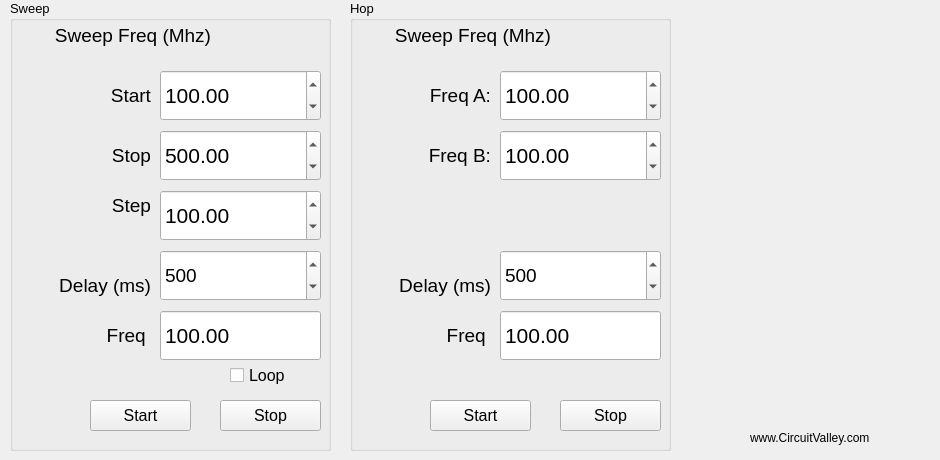
    <widget class="QWidget" name="tab_4">
     <attribute name="title">
      <string>Sweep and Hop</string>
     </attribute>
     <widget class="QGroupBox" name="groupBox">
      <property name="geometry">
       <rect>
        <x>10</x>
        <y>0</y>
        <width>321</width>
        <height>451</height>
       </rect>
      </property>
      <property name="font">
       <font>
        <pointsize>10</pointsize>
       </font>
      </property>
      <property name="title">
       <string>Sweep</string>
      </property>
      <widget class="QDoubleSpinBox" name="doubleSpinBox_sweep_start">
       <property name="geometry">
        <rect>
         <x>150</x>
         <y>70</y>
         <width>161</width>
         <height>51</height>
        </rect>
       </property>
       <property name="font">
        <font>
         <pointsize>16</pointsize>
        </font>
       </property>
       <property name="maximum">
        <double>4400.000000000000000</double>
       </property>
       <property name="singleStep">
        <double>0.010000000000000</double>
       </property>
       <property name="value">
        <double>100.000000000000000</double>
       </property>
      </widget>
      <widget class="QDoubleSpinBox" name="doubleSpinBox_sweep_end">
       <property name="geometry">
        <rect>
         <x>150</x>
         <y>130</y>
         <width>161</width>
         <height>51</height>
        </rect>
       </property>
       <property name="font">
        <font>
         <pointsize>16</pointsize>
        </font>
       </property>
       <property name="maximum">
        <double>4400.000000000000000</double>
       </property>
       <property name="singleStep">
        <double>0.010000000000000</double>
       </property>
       <property name="value">
        <double>500.000000000000000</double>
       </property>
      </widget>
      <widget class="QDoubleSpinBox" name="doubleSpinBox_sweep_step">
       <property name="geometry">
        <rect>
         <x>150</x>
         <y>190</y>
         <width>161</width>
         <height>51</height>
        </rect>
       </property>
       <property name="font">
        <font>
         <pointsize>16</pointsize>
        </font>
       </property>
       <property name="maximum">
        <double>4400.000000000000000</double>
       </property>
       <property name="singleStep">
        <double>0.010000000000000</double>
       </property>
       <property name="value">
        <double>100.000000000000000</double>
       </property>
      </widget>
      <widget class="QSpinBox" name="spinBox_sweep_delay">
       <property name="geometry">
        <rect>
         <x>150</x>
         <y>250</y>
         <width>161</width>
         <height>51</height>
        </rect>
       </property>
       <property name="font">
        <font>
         <pointsize>14</pointsize>
        </font>
       </property>
       <property name="minimum">
        <number>1</number>
       </property>
       <property name="maximum">
        <number>100000000</number>
       </property>
       <property name="value">
        <number>500</number>
       </property>
      </widget>
      <widget class="QCheckBox" name="checkBox_sweep_loop">
       <property name="geometry">
        <rect>
         <x>220</x>
         <y>360</y>
         <width>81</width>
         <height>31</height>
        </rect>
       </property>
       <property name="font">
        <font>
         <pointsize>12</pointsize>
        </font>
       </property>
       <property name="text">
        <string>Loop</string>
       </property>
      </widget>
      <widget class="QPushButton" name="pushButton_sweep_start">
       <property name="geometry">
        <rect>
         <x>80</x>
         <y>400</y>
         <width>101</width>
         <height>31</height>
        </rect>
       </property>
       <property name="font">
        <font>
         <pointsize>12</pointsize>
        </font>
       </property>
       <property name="text">
        <string>Start</string>
       </property>
      </widget>
      <widget class="QPushButton" name="pushButton_sweep_stop">
       <property name="geometry">
        <rect>
         <x>210</x>
         <y>400</y>
         <width>101</width>
         <height>31</height>
        </rect>
       </property>
       <property name="font">
        <font>
         <pointsize>12</pointsize>
        </font>
       </property>
       <property name="text">
        <string>Stop</string>
       </property>
      </widget>
      <widget class="QLabel" name="label_49">
       <property name="enabled">
        <bool>true</bool>
       </property>
       <property name="geometry">
        <rect>
         <x>10</x>
         <y>20</y>
         <width>191</width>
         <height>31</height>
        </rect>
       </property>
       <property name="font">
        <font>
         <pointsize>14</pointsize>
        </font>
       </property>
       <property name="text">
        <string>Sweep Freq (Mhz)</string>
       </property>
       <property name="alignment">
        <set>Qt::AlignRight|Qt::AlignTrailing|Qt::AlignVCenter</set>
       </property>
      </widget>
      <widget class="QLabel" name="label_50">
       <property name="enabled">
        <bool>true</bool>
       </property>
       <property name="geometry">
        <rect>
         <x>80</x>
         <y>80</y>
         <width>61</width>
         <height>31</height>
        </rect>
       </property>
       <property name="font">
        <font>
         <pointsize>14</pointsize>
        </font>
       </property>
       <property name="text">
        <string>Start</string>
       </property>
       <property name="alignment">
        <set>Qt::AlignRight|Qt::AlignTrailing|Qt::AlignVCenter</set>
       </property>
      </widget>
      <widget class="QLabel" name="label_51">
       <property name="enabled">
        <bool>true</bool>
       </property>
       <property name="geometry">
        <rect>
         <x>80</x>
         <y>140</y>
         <width>61</width>
         <height>31</height>
        </rect>
       </property>
       <property name="font">
        <font>
         <pointsize>14</pointsize>
        </font>
       </property>
       <property name="text">
        <string>Stop</string>
       </property>
       <property name="alignment">
        <set>Qt::AlignRight|Qt::AlignTrailing|Qt::AlignVCenter</set>
       </property>
      </widget>
      <widget class="QLabel" name="label_52">
       <property name="enabled">
        <bool>true</bool>
       </property>
       <property name="geometry">
        <rect>
         <x>80</x>
         <y>190</y>
         <width>61</width>
         <height>31</height>
        </rect>
       </property>
       <property name="font">
        <font>
         <pointsize>14</pointsize>
        </font>
       </property>
       <property name="text">
        <string>Step</string>
       </property>
       <property name="alignment">
        <set>Qt::AlignRight|Qt::AlignTrailing|Qt::AlignVCenter</set>
       </property>
      </widget>
      <widget class="QLabel" name="label_53">
       <property name="enabled">
        <bool>true</bool>
       </property>
       <property name="geometry">
        <rect>
         <x>30</x>
         <y>270</y>
         <width>111</width>
         <height>31</height>
        </rect>
       </property>
       <property name="font">
        <font>
         <pointsize>14</pointsize>
        </font>
       </property>
       <property name="text">
        <string>Delay (ms)</string>
       </property>
       <property name="alignment">
        <set>Qt::AlignRight|Qt::AlignTrailing|Qt::AlignVCenter</set>
       </property>
      </widget>
      <widget class="QLabel" name="label_54">
       <property name="enabled">
        <bool>true</bool>
       </property>
       <property name="geometry">
        <rect>
         <x>80</x>
         <y>320</y>
         <width>61</width>
         <height>31</height>
        </rect>
       </property>
       <property name="font">
        <font>
         <pointsize>14</pointsize>
        </font>
       </property>
       <property name="text">
        <string>Freq </string>
       </property>
       <property name="alignment">
        <set>Qt::AlignRight|Qt::AlignTrailing|Qt::AlignVCenter</set>
       </property>
      </widget>
      <widget class="QDoubleSpinBox" name="doubleSpinBox_sweep_freq">
       <property name="geometry">
        <rect>
         <x>150</x>
         <y>310</y>
         <width>161</width>
         <height>51</height>
        </rect>
       </property>
       <property name="font">
        <font>
         <pointsize>16</pointsize>
        </font>
       </property>
       <property name="readOnly">
        <bool>true</bool>
       </property>
       <property name="buttonSymbols">
        <enum>QAbstractSpinBox::NoButtons</enum>
       </property>
       <property name="maximum">
        <double>4400.000000000000000</double>
       </property>
       <property name="singleStep">
        <double>0.010000000000000</double>
       </property>
       <property name="value">
        <double>100.000000000000000</double>
       </property>
      </widget>
     </widget>
     <widget class="QGroupBox" name="groupBox_2">
      <property name="geometry">
       <rect>
        <x>350</x>
        <y>0</y>
        <width>321</width>
        <height>451</height>
       </rect>
      </property>
      <property name="font">
       <font>
        <pointsize>10</pointsize>
       </font>
      </property>
      <property name="title">
       <string>Hop</string>
      </property>
      <widget class="QDoubleSpinBox" name="doubleSpinBox_hop_freq_a">
       <property name="geometry">
        <rect>
         <x>150</x>
         <y>70</y>
         <width>161</width>
         <height>51</height>
        </rect>
       </property>
       <property name="font">
        <font>
         <pointsize>16</pointsize>
        </font>
       </property>
       <property name="maximum">
        <double>4400.000000000000000</double>
       </property>
       <property name="singleStep">
        <double>0.010000000000000</double>
       </property>
       <property name="value">
        <double>100.000000000000000</double>
       </property>
      </widget>
      <widget class="QDoubleSpinBox" name="doubleSpinBox_hop_freq_b">
       <property name="geometry">
        <rect>
         <x>150</x>
         <y>130</y>
         <width>161</width>
         <height>51</height>
        </rect>
       </property>
       <property name="font">
        <font>
         <pointsize>16</pointsize>
        </font>
       </property>
       <property name="maximum">
        <double>4400.000000000000000</double>
       </property>
       <property name="singleStep">
        <double>0.010000000000000</double>
       </property>
       <property name="value">
        <double>100.000000000000000</double>
       </property>
      </widget>
      <widget class="QSpinBox" name="spinBox_hop_delay">
       <property name="geometry">
        <rect>
         <x>150</x>
         <y>250</y>
         <width>161</width>
         <height>51</height>
        </rect>
       </property>
       <property name="font">
        <font>
         <pointsize>14</pointsize>
        </font>
       </property>
       <property name="minimum">
        <number>1</number>
       </property>
       <property name="maximum">
        <number>100000000</number>
       </property>
       <property name="value">
        <number>500</number>
       </property>
      </widget>
      <widget class="QPushButton" name="pushButton_hop_start">
       <property name="geometry">
        <rect>
         <x>80</x>
         <y>400</y>
         <width>101</width>
         <height>31</height>
        </rect>
       </property>
       <property name="font">
        <font>
         <pointsize>12</pointsize>
        </font>
       </property>
       <property name="text">
        <string>Start</string>
       </property>
      </widget>
      <widget class="QPushButton" name="pushButton_hop_stop">
       <property name="geometry">
        <rect>
         <x>210</x>
         <y>400</y>
         <width>101</width>
         <height>31</height>
        </rect>
       </property>
       <property name="font">
        <font>
         <pointsize>12</pointsize>
        </font>
       </property>
       <property name="text">
        <string>Stop</string>
       </property>
      </widget>
      <widget class="QLabel" name="label_61">
       <property name="enabled">
        <bool>true</bool>
       </property>
       <property name="geometry">
        <rect>
         <x>10</x>
         <y>20</y>
         <width>191</width>
         <height>31</height>
        </rect>
       </property>
       <property name="font">
        <font>
         <pointsize>14</pointsize>
        </font>
       </property>
       <property name="text">
        <string>Sweep Freq (Mhz)</string>
       </property>
       <property name="alignment">
        <set>Qt::AlignRight|Qt::AlignTrailing|Qt::AlignVCenter</set>
       </property>
      </widget>
      <widget class="QLabel" name="label_62">
       <property name="enabled">
        <bool>true</bool>
       </property>
       <property name="geometry">
        <rect>
         <x>30</x>
         <y>80</y>
         <width>111</width>
         <height>31</height>
        </rect>
       </property>
       <property name="font">
        <font>
         <pointsize>14</pointsize>
        </font>
       </property>
       <property name="text">
        <string>Freq A:</string>
       </property>
       <property name="alignment">
        <set>Qt::AlignRight|Qt::AlignTrailing|Qt::AlignVCenter</set>
       </property>
      </widget>
      <widget class="QLabel" name="label_63">
       <property name="enabled">
        <bool>true</bool>
       </property>
       <property name="geometry">
        <rect>
         <x>30</x>
         <y>140</y>
         <width>111</width>
         <height>31</height>
        </rect>
       </property>
       <property name="font">
        <font>
         <pointsize>14</pointsize>
        </font>
       </property>
       <property name="text">
        <string>Freq B:</string>
       </property>
       <property name="alignment">
        <set>Qt::AlignRight|Qt::AlignTrailing|Qt::AlignVCenter</set>
       </property>
      </widget>
      <widget class="QLabel" name="label_65">
       <property name="enabled">
        <bool>true</bool>
       </property>
       <property name="geometry">
        <rect>
         <x>30</x>
         <y>270</y>
         <width>111</width>
         <height>31</height>
        </rect>
       </property>
       <property name="font">
        <font>
         <pointsize>14</pointsize>
        </font>
       </property>
       <property name="text">
        <string>Delay (ms)</string>
       </property>
       <property name="alignment">
        <set>Qt::AlignRight|Qt::AlignTrailing|Qt::AlignVCenter</set>
       </property>
      </widget>
      <widget class="QLabel" name="label_66">
       <property name="enabled">
        <bool>true</bool>
       </property>
       <property name="geometry">
        <rect>
         <x>80</x>
         <y>320</y>
         <width>61</width>
         <height>31</height>
        </rect>
       </property>
       <property name="font">
        <font>
         <pointsize>14</pointsize>
        </font>
       </property>
       <property name="text">
        <string>Freq </string>
       </property>
       <property name="alignment">
        <set>Qt::AlignRight|Qt::AlignTrailing|Qt::AlignVCenter</set>
       </property>
      </widget>
      <widget class="QDoubleSpinBox" name="doubleSpinBox_hop_freq">
       <property name="geometry">
        <rect>
         <x>150</x>
         <y>310</y>
         <width>161</width>
         <height>51</height>
        </rect>
       </property>
       <property name="font">
        <font>
         <pointsize>16</pointsize>
        </font>
       </property>
       <property name="readOnly">
        <bool>true</bool>
       </property>
       <property name="buttonSymbols">
        <enum>QAbstractSpinBox::NoButtons</enum>
       </property>
       <property name="maximum">
        <double>4400.000000000000000</double>
       </property>
       <property name="singleStep">
        <double>0.010000000000000</double>
       </property>
       <property name="value">
        <double>100.000000000000000</double>
       </property>
      </widget>
     </widget>
     <widget class="QLabel" name="label_2">
      <property name="geometry">
       <rect>
        <x>750</x>
        <y>430</y>
        <width>181</width>
        <height>16</height>
       </rect>
      </property>
      <property name="text">
       <string>www.CircuitValley.com</string>
      </property>
     </widget>
    </widget>
